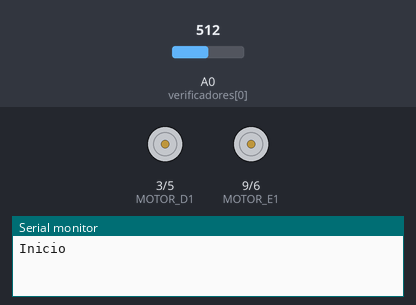
The sketch below on a simulated Arduino Nano, built with avr-gcc and run on an emulated ATmega328P. Shown: motor-driver pin pairs drawn as motors (green arrow = first pin HIGH = forward, orange = second pin HIGH = backward, longer = more drive), the last lines printed to the serial monitor. The test bench sets the inputs (shaded band); at power-on: A0 (verificadores[0]) = 512.

Above: at 0.1 s.
At 7.2 s:
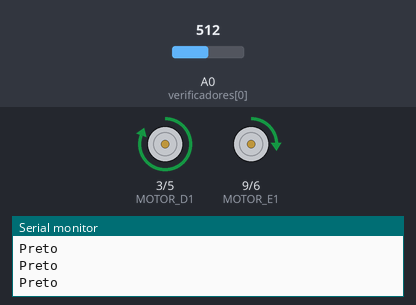
7.3 s: A0 (verificadores[0]) set to 0
Timing chart, 0 to 10.3 s (numbered marks = the images above; inputs shaded):
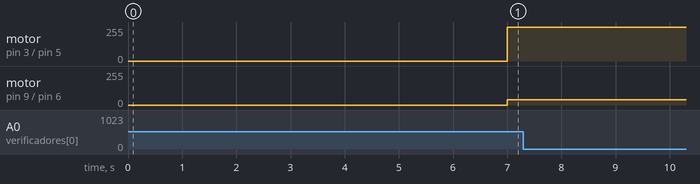

The sketch:

editando_seguidor.ino
```cpp
/*
 * ULtima vez modificado: 17/10/2016
 * Modificaçoes:
 * *Void limite de velocidade dos motores;
 * *Calibraçao Nova: Armazenando valores máximos e mínimos e fazendo uma média (com margem de erro);
 *
 * Coisas a fazer: Aplicar a nova calibração / retirar método com erros negativos.
 */

#define MOTOR_E1    9
#define MOTOR_E2    6
#define MOTOR_D1    3
#define MOTOR_D2    5
#define BTN         13
#define VELOCIDADE_MAXIMA        60
#define VELOCIDADE_BASE          50
#define VELOCIDADE_RODAR         40
#define NUMERO_DE_SENSORES        6
#define NUMERO_DE_VERIFICADORES   2
#define LIMIAR 80
#define KPR     12    //kp para reta
#define KDR     300   //kd para reta
#define KIR     0     //ki para reta
#define KPC     18    // Kp para cruva
#define KDC     500   // kd para curva
#define KIC     0     // ki para curva
#define RETA        1
#define CURVA      -1
#define DEBUG       1
#define BRANCA      true
#define PRETA       false
#define BRANCO      0
#define PRETO       1
#define TEMPO_PARA_FINAL  33500 //milissegundos
#define ESQUERDA    0
#define DIREITA     1
#define TESTE_DE_MARCACAO   10
#define FINAL_POR_TEMPO     0
#define FINAL_POR_MARCACAO  1
#define FINAL_POR_CONTADOR  1
#define NUMERO_DE_CRUZAMENTOS  2
#define LIMITE_TEMPO_ESQUERDA  500
#define N_CARACTERES   30


short tipo = RETA;
double valoresCalibracaoSensores[NUMERO_DE_SENSORES];
double valoresCalibracaoVerificadores[NUMERO_DE_VERIFICADORES];
double valoresErros[NUMERO_DE_SENSORES];
float sensores[NUMERO_DE_SENSORES] = {A2, A3, A4, A5, A6, A7};
float verificadores[NUMERO_DE_VERIFICADORES] = {A0, A1};
float erro            = 0;
float correcao        = 0;
float erroAnterior    = 0;
float somatorioDeErro = 0;
float kpr = KPR;
float kdr = KDR;
float kir = KIR;
float kpc = KPC;
float kdc = KDC;
float kic = KIC;
float deltaTime = 0;
long int ti = 0;
int velocidadeAtual   = VELOCIDADE_BASE;
int limiar            = 0;
int tipoDeFinal       =-1;
int contadorDeFinal   = 0;
int parada            = false;
int direito           = 0;
int esquerdo          = 0;
bool corDaLinha       = BRANCA;
bool marcacaoVista    = false;
bool flagDeVerificador[NUMERO_DE_VERIFICADORES] = {false, false};
unsigned int ultimoProcesso = 0;
unsigned int contadorDeVerificacaoEsquerda = 0;
unsigned int contadorDeMarcacao[NUMERO_DE_VERIFICADORES] = {0, 0};
char buffer[N_CARACTERES+2];


void setup() {
  if(DEBUG){
     Serial.begin(9600);
     Serial.flush();
  }
  Serial.println("Inicio");
  pinMode(MOTOR_E1, OUTPUT);
  pinMode(MOTOR_E2, OUTPUT);
  pinMode(MOTOR_D1, OUTPUT);
  pinMode(MOTOR_D2, OUTPUT);

  for(int i = 0; i < NUMERO_DE_SENSORES; i++)
    pinMode(sensores[i], INPUT);
  for(int i = 0; i < NUMERO_DE_VERIFICADORES; i++)
    pinMode(verificadores[i], INPUT);
 // calibrarSensores(10);
  delay(1000);

  while(lerSensor(verificadores[0]) == true && lerSensor(verificadores[1]) == true){
    digitalWrite(13, HIGH);
    if(DEBUG)
      Serial.print("Esperando.");
  }
  for(int c=0; c<5 ; c++){
    digitalWrite(13, LOW);
    delay(500);
    digitalWrite(13, HIGH);
    delay(500);
  }
  ti = millis();
  digitalWrite(13, LOW);
}


void loop() {
    while(1) rodar();
    deltaTime = (millis() - ultimoProcesso);
    ultimoProcesso = millis();

   // erro = lerPontoAtual();
    if(verificaMarcacao(DIREITA))
      tipo *= -1;
      correcao = TipoDeCorrecao(tipo); // editar tipo...
    if(tipo == RETA)
    {
      digitalWrite(13, LOW);
      correcaoReta();
    }
    else
      if(tipo == CURVA)
      {
        correcaoCurva();
        digitalWrite(13, HIGH);
      }
    erroAnterior = erro;
    somatorioDeErro += erro;
    if (erro == 0) somatorioDeErro = 0;
      prevenirWindUp();
    if(parada)
      para();

 // if(verificaMarcacao(DIREITA))
 // {para();}
    if(millis() - ti >= TEMPO_PARA_FINAL){
      para();
 }


  /*if(Serial.available() >0)
  {
      int indice = 0;
      delay(100);
      int numChar = Serial.available();
      if(numChar> (N_CARACTERES-1)) numChar = (N_CARACTERES-1);

    while(numChar--) buffer[indice++] = Serial.read();
    dividirString(buffer);
    }
  */

}

//########################################################################################## FUNÇÕES DE LEITURA
bool rodeCalibrando(){

}
void calibrarSensor2(){

  bool cor_da_mesa;
  int atuais[NUMERO_DE_SENSORES], maximo[NUMERO_DE_SENSORES], minimo[NUMERO_DE_SENSORES], media[NUMERO_DE_SENSORES];
 double tempo_calibragem = millis();
  while(millis() - tempo_calibragem < 10000){
    for(int x = 0; x < NUMERO_DE_SENSORES; x++){
      atuais[x] = 0;
      minimo[x] = 1023;
      maximo[x] = 0;
    }
    for(int x = 0; x < NUMERO_DE_SENSORES; x++){
      atuais[x] = lerSensorBruto(sensores[x]);
      if(atuais[x] < minimo[x]) minimo[x] = atuais[x];
      if(atuais[x] > maximo[x]) maximo[x] = atuais[x];
    }
    for(int x = 0; x < NUMERO_DE_SENSORES; x++){
    media[x] = (maximo[x] + minimo[x])/2;
    }

    if(millis() - tempo_calibragem == 7000) digitalWrite(13, HIGH);
    if(millis() - tempo_calibragem == 7500) digitalWrite(13, LOW);
    if(millis() - tempo_calibragem == 8000) digitalWrite(13, HIGH);
    if(millis() - tempo_calibragem == 8500) digitalWrite(13, LOW);
    if(millis() - tempo_calibragem == 9000) digitalWrite(13, HIGH);
    if(millis() - tempo_calibragem == 9500) digitalWrite(13, LOW);
    if(millis() - tempo_calibragem == 1000) digitalWrite(13, HIGH);

  }
  delay(3000);
  if(lerSensorBruto(sensores[0]) < media[0]) cor_da_mesa = BRANCO;//Se o valor for baixo significa que estou vendo branco
  else cor_da_mesa = PRETO;
}


int lerSensorBruto(int porta){
  int leitura = analogRead(porta);
  return leitura;
}

//Ler sensor. Recebe a porta que ele deve ler e retorna true se o sensor está fora da linha (na mesa)
bool lerSensor(int porta) {
  int leitura = analogRead(porta);

  if ((corDaLinha == PRETA && leitura > limiar) || (corDaLinha == BRANCA && leitura < limiar)) {
    return true;
  }
  else {
    return false;
  }
}

bool verificaMarcacao(int lado) {
  bool viuMarcacao = lerSensor(verificadores[lado]);

  if(viuMarcacao) {
    contadorDeMarcacao[lado]++;
  }
  else {
    flagDeVerificador[lado] = false;
    contadorDeMarcacao[lado] = 0;
  }

  if(contadorDeMarcacao[lado] > TESTE_DE_MARCACAO && !flagDeVerificador[lado]) {
    flagDeVerificador[lado] = true;
    return true;
  }
  else {
    return false;
  }
}

int lerPontoAtual(){

}

/*void calibrarSensores(int numeroDeIteracoes)
  {
  //Lê a media de luminosidade na mesa e na linha. Esses valores definem a cor da mesa
  unsigned int mediaDaMesa = 0;
  unsigned int mediaDaLinha = 0;

  digitalWrite(13, HIGH);
  delay(1500);
  digitalWrite(13, LOW);

  for (int i = 0; i < numeroDeIteracoes; i++)
  {
    mediaDaMesa += (analogRead(verificadores[0]) + analogRead(verificadores[1])) / 2;
  }

 for (int i = 0; i < numeroDeIteracoes; i++)
 {
    mediaDaLinha += analogRead(sensores[2]);
 }

  mediaDaMesa /= numeroDeIteracoes;
  mediaDaLinha /= numeroDeIteracoes;
  //O limiar é a média das médias
//  limiar = (mediaDaMesa + mediaDaLinha) / 2;
    limiar = LIMIAR;
  if(DEBUG){
    Serial.print("Media da mesa : ");
    Serial.println(mediaDaMesa);
    Serial.print("Media da linha: ");
    Serial.println(mediaDaLinha);
    Serial.print("Limite        : ");
    Serial.println(limiar);
  }
  if (mediaDaMesa > mediaDaLinha)
  {
    corDaLinha = BRANCA;
  }
  else
  {
    corDaLinha = PRETA;
  }
}

//Lê os sensores guias e retorna valores maiores que 0 para direita e menor que zero para esquerda
float lerPontoAtual() {
  int numerador = 0;
  int denominador = 0;

  for (int i = 0; i < NUMERO_DE_SENSORES; i++) {
    if (lerSensor(sensores[i])) {
      numerador += erros[i];
      denominador++;
    }
  }

  if (denominador == 0)
    denominador = 1;

  return numerador / denominador;
}
*/
//################################################################################################  FUNÇÕES DE CONTROLE
void limitarMotores(){
  if(esquerdo >= -51 || direito >= -51){
    esquerdo = -51;
    direito = -51;
  }
  if(direito <=  51 || esquerdo <= 51){
    esquerdo = 51;
    direito = 51;
  }
}

void prevenirWindUp() {
    if (somatorioDeErro >= VELOCIDADE_MAXIMA)
        somatorioDeErro = somatorioDeErro / 3;
}
float TipoDeCorrecao(int tipo)
{
  if(tipo == RETA)
    return (kpr * erro) + (kdr * (erro - erroAnterior)/deltaTime/1000.00) + (kir * somatorioDeErro*deltaTime/1000.00);
  else
    if(tipo == CURVA)
      return (kpc * erro) + (kdc * (erro - erroAnterior)/deltaTime/1000.00) + (kic * somatorioDeErro*deltaTime/1000.00);
}
void correcaoCurva() {
  if(erro > 0) {
    if(DEBUG)
      Serial.println("Erro positivo ");
    esquerdo = velocidadeAtual - correcao;
    direito = velocidadeAtual + correcao;
  }
  else if(erro < 0) {
    if(DEBUG)
      Serial.println("Erro negativo");
    esquerdo = velocidadeAtual - correcao;
    direito = velocidadeAtual + correcao;
  }
  else {
    if(DEBUG)
      Serial.println("Sem erro");
    esquerdo = velocidadeAtual;
    direito = velocidadeAtual;
  }
  motorEsquerdo(esquerdo);
  motorDireito(direito);
  if(DEBUG)
  {
    Serial.print("Motor Esquerdo: ");
    Serial.println(esquerdo);
    Serial.print("Motor Direito : ");
    Serial.println(direito);
    Serial.print("Correcao : ");
    Serial.println(correcao);
  }
}

void correcaoReta() {
  if(erro > 0) {
    if(DEBUG)
      Serial.println("Erro positivo");
    direito  = velocidadeAtual + correcao;
    esquerdo = velocidadeAtual;
  }
    else if(erro < 0) {
      if(DEBUG)
        Serial.println("Erro negativo");
      direito = velocidadeAtual;
      esquerdo = velocidadeAtual - correcao;
    }
      else
      {
        if(DEBUG)
          Serial.println("Sem erro");
        direito = velocidadeAtual;
        esquerdo = velocidadeAtual;
      }
  motorEsquerdo(esquerdo);
  motorDireito(direito);
  if(DEBUG)
  {
    Serial.print("Motor Esquerdo: ");
    Serial.println(esquerdo);
    Serial.print("Motor Direito : ");
    Serial.println(direito);
    Serial.print("Correcao : ");
    Serial.println(correcao);
  }
}

//############################################################################################ FUNÇÕES DE PARADA
bool devePararPorMarcacao() {
  bool teste = false;
  float t0 = millis();
  if((millis() - t0) > 5000) {
    bool viuMarcacao = verificaMarcacao(DIREITA);

    if(viuMarcacao) {
        marcacaoVista = true;
    }
    if(marcacaoVista && !verificaMarcacao(ESQUERDA)) {
      contadorDeVerificacaoEsquerda++;
    }
    else if(marcacaoVista) {
      marcacaoVista = false;
      contadorDeVerificacaoEsquerda = 0;
    }
    teste = (contadorDeVerificacaoEsquerda > LIMITE_TEMPO_ESQUERDA) && viuMarcacao;
  }
  else {
    teste = false;
  }
  if(teste) {
    tipoDeFinal = FINAL_POR_MARCACAO;
    return true;
  }
  else {
    return false;
  }
}

bool devePararPorContador() {
  if(verificaMarcacao(DIREITA)) {
    contadorDeFinal++;
  }

  bool teste = contadorDeFinal >= (2 + 2 * NUMERO_DE_CRUZAMENTOS);

  if(teste) {
    tipoDeFinal = FINAL_POR_CONTADOR;
    return true;
  }
  else {
    return false;
  }
}


void para()
{
    while(1)
    {
      motorEsquerdo(0);
      motorDireito(0);
    }
}
//############################### FUNÇÕES DOS MOTORES ##########################################

//Função para permitir apenas potências abaixo da máxima
int limitadorPotencia(int potencia) {
  int novaPotencia = potencia;
  if (abs(potencia) > VELOCIDADE_MAXIMA) {
    novaPotencia = (potencia / abs(potencia)) * VELOCIDADE_MAXIMA;
  }
  return novaPotencia;
}

//Controla o motor esquerdo para uma dada potência após ser limitada
void motorEsquerdo(int potencia) {
  int pwr = limitadorPotencia(potencia);

  if (pwr < 0) {
    analogWrite(MOTOR_E1, abs(pwr));
    digitalWrite(MOTOR_E2, LOW);
  }
  else {
    analogWrite(MOTOR_E2, abs(pwr));
    digitalWrite(MOTOR_E1, LOW);
  }
}

//Controla o motor direito para uma dada potência após ser limitada
void motorDireito(int potencia) {
  int pwr = limitadorPotencia(potencia);

  if (pwr < 0) {
    analogWrite(MOTOR_D1, LOW);
    digitalWrite(MOTOR_D2, abs(pwr));
  }
  else {
    analogWrite(MOTOR_D2, LOW);
    digitalWrite(MOTOR_D1, abs(pwr));
  }
}
/*
//############################## FUNÇÕES DE STRING ##################################

void dividirString(char* data) {
      if(DEBUG) {
      Serial.print("Entrada de dados: ");
      Serial.println(data);
    }
    char* parameter;

    parameter = strtok (data, " ,");
    while(parameter != NULL)
    {
      serial_radical(data);
      parameter = strtok(NULL, " ,");
    }
    for(int x=0; x<16; x++)
    {
      buffer[x]='\0';
    }
    Serial.flush();
}

void serial_radical(char* data) {
    if((((data[0] == 'P' && data[1] == 'A') && data[2]=='R') && data[3] == 'A')) {
    para();
    if(DEBUG) {
          Serial.println("Parando...");
          parada = 1;
          }
    }

    if(data[0] == 'P' && data[1]!= 'A') {
       kp = strtol(data+1, NULL, 10);
       kp = constrain(kp, -500, 500);
         if(DEBUG) {
          Serial.print("kp setado para: ");
          Serial.println(kp);
          parada = 0;
          }
    }

    if(data[0] == 'I') {
       ki = strtol(data+1, NULL, 10);
       ki = constrain(ki, -500, 500);
         if(DEBUG){
          Serial.print("ki setado para: ");
          Serial.println(ki);
          parada = 0;
          }
     }

     if(data[0] == 'D') {
       kd = strtol(data+1, NULL, 10);
       kd = constrain(kd, -500, 500);
          if(DEBUG) {
           Serial.print("kd setado para: ");
           Serial.println(kd);
           parada = 0;
           }
     }

      if(data[0] == 'V') {
        velocidadeAtual = strtol(data+1, NULL, 10);
        velocidadeAtual = constrain(velocidadeAtual, -500, 500);
          if(DEBUG) {
           Serial.print("Velocidade atual está: ");
           Serial.println(velocidadeAtual);
           parada = 0;
          }
     }
     if(data[0] == 'G' && data[1] == 'O')
     {
      if(DEBUG)
        Serial.println("GO !");
      parada = 0;
     }
}
*/

void rodar() {
  delay(1000);
  while(lerSensorBruto(verificadores[0] > LIMIAR))
  {
    Serial.println("Preto");
    motorDireito(VELOCIDADE_RODAR);
    motorEsquerdo(-VELOCIDADE_RODAR);
  }
  Serial.println("branco");
}
```
